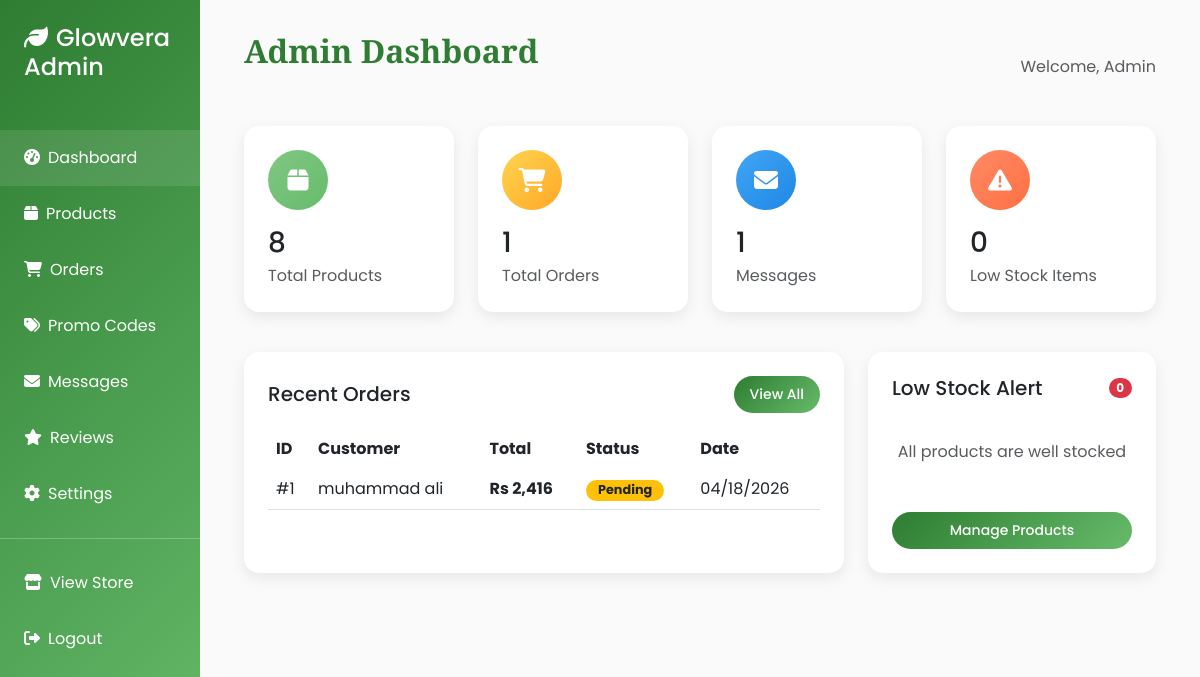
The app's page /admin/dashboard (signed in) with its own data.
### app.py (models this page shows)
class Order(db.Model):
    id = db.Column(db.Integer, primary_key=True)
    user_id = db.Column(db.Integer, db.ForeignKey('user.id'), nullable=True)
    customer_name = db.Column(db.String(100), nullable=False)
    customer_email = db.Column(db.String(120), nullable=False)
    customer_phone = db.Column(db.String(20))
    total_amount = db.Column(db.Float, nullable=False)
    tax_rate = db.Column(db.Float, default=0.08)
    tax_amount = db.Column(db.Float, default=0.0)
    shipping_fee = db.Column(db.Float, default=0.0)
    status = db.Column(db.String(20), default='pending')
    payment_method = db.Column(db.String(30), default='cod')
    shipping_address = db.Column(db.Text, nullable=False)
    discount_amount = db.Column(db.Float, default=0.0)
    promo_code = db.Column(db.String(50))
    created_at = db.Column(db.DateTime, default=datetime.utcnow)
    order_items = db.relationship('OrderItem', backref='order', lazy=True)

### app.py (the view)
@app.route('/admin/dashboard')
@admin_required
def admin_dashboard():
    total_products = Product.query.count()
    total_orders = Order.query.count()
    total_messages = ContactMessage.query.count()
    recent_orders = Order.query.order_by(Order.created_at.desc()).limit(5).all()
    low_stock_products = Product.query.filter(Product.stock_quantity < 10).all()
    return render_template('admin_dashboard.html',
                         total_products=total_products,
                         total_orders=total_orders,
                         total_messages=total_messages,
                         recent_orders=recent_orders,
                         low_stock_products=low_stock_products)

### app.py (called while the page is built)
@app.context_processor
def utility_processor():
    def format_price(price):
        if not price:
            price = 0
        symbol = NATIVE_CURRENCY['symbol']
        return f"{symbol} {int(price):,}"
    return dict(format_price=format_price, currency=NATIVE_CURRENCY)

@login_manager.user_loader
def load_user(user_id):
    return User.query.get(int(user_id))

def admin_required(f):
    @wraps(f)
    def decorated_function(*args, **kwargs):
        if not current_user.is_authenticated or not current_user.is_admin:
            flash('Unauthorized access. Admin privileges required.', 'error')
            return redirect(url_for('index'))
        return f(*args, **kwargs)
    return decorated_function

@app.after_request
def add_security_headers(response):
    response.headers['X-Content-Type-Options'] = 'nosniff'
    response.headers['X-Frame-Options'] = 'SAMEORIGIN'
    response.headers['X-XSS-Protection'] = '1; mode=block'
    if not app.debug:
        response.headers['Strict-Transport-Security'] = 'max-age=31536000; includeSubDomains'
    return response

### templates/admin_dashboard.html (shortened to what this page needs)
{% extends "admin_base.html" %}
{% set active_page = 'dashboard' %}
{% block admin_content %}
<div class="d-flex justify-content-between align-items-center mb-4">
    <h1 class="admin-title">Admin Dashboard</h1>
    <div>
        <span class="text-muted">Welcome, Admin</span>
    </div>
</div>
<div class="row mb-4">
    <div class="col-md-3 mb-3">
        <div class="stat-card">
            <div class="stat-icon products">
                <i class="fas fa-box"></i>
            </div>
            <h3 class="mb-1">{{ total_products }}</h3>
            <p class="text-muted mb-0">Total Products</p>
        </div>
    </div>
    <div class="col-md-3 mb-3">
        <div class="stat-card">
            <div class="stat-icon orders">
                <i class="fas fa-shopping-cart"></i>
            </div>
            <h3 class="mb-1">{{ total_orders }}</h3>
            <p class="text-muted mb-0">Total Orders</p>
        </div>
    </div>
    <div class="col-md-3 mb-3">
        <div class="stat-card">
            <div class="stat-icon messages">
                <i class="fas fa-envelope"></i>
            </div>
            <h3 class="mb-1">{{ total_messages }}</h3>
            <p class="text-muted mb-0">Messages</p>
        </div>
    </div>
    <div class="col-md-3 mb-3">
        <div class="stat-card">
            <div class="stat-icon stock">
                <i class="fas fa-exclamation-triangle"></i>
            </div>
            <h3 class="mb-1">{{ low_stock_products|length }}</h3>
            <p class="text-muted mb-0">Low Stock Items</p>
        </div>
    </div>
</div>
<div class="row">
    <div class="col-lg-8 mb-4">
        <div class="recent-orders h-100">
            <div class="d-flex justify-content-between align-items-center mb-3">
                <h5 class="mb-0">Recent Orders</h5>
                <a href="{{ url_for('admin_orders') }}" class="btn btn-primary btn-sm rounded-pill px-3">View All</a>
            </div>
            {% if recent_orders %}
            <div class="table-responsive">
                <table class="table table-hover align-middle">
                    <thead class="bg-light">
                        <tr>
                            <th class="border-0">ID</th>
                            <th class="border-0">Customer</th>
                            <th class="border-0">Total</th>
                            <th class="border-0">Status</th>
                            <th class="border-0">Date</th>
                        </tr>
                    </thead>
                    <tbody>
                        {% for order in recent_orders %}
                        <tr>
                            <td>#{{ order.id }}</td>
                            <td>{{ order.customer_name }}</td>
                            <td class="fw-bold">{{ format_price(order.total_amount) }}</td>
                            <td>
                                <span class="badge badge-status {% if order.status == 'pending' %}bg-warning{% elif order.status == 'delivered' %}bg-success{% else %}bg-info{% endif %} text-dark">
                                    {{ order.status.title() }}
                                </span>
                            </td>
                            <td>{{ order.created_at.strftime('%m/%d/%Y') }}</td>
                        </tr>
                        {% endfor %}
                    </tbody>
                </table>
            </div>
            {% else %}
            <div class="text-center py-4">
                <p class="text-muted mb-0">No recent orders</p>
            </div>
            {% endif %}
        </div>
    </div>
    <div class="col-lg-4 mb-4">
        <div class="recent-orders h-100">
            <div class="d-flex justify-content-between align-items-center mb-3">
                <h5 class="mb-0">Low Stock Alert</h5>
                <span class="badge bg-danger rounded-pill">{{ low_stock_products|length }}</span>
            </div>
            {% if low_stock_products %}
            <div class="list-group list-group-flush">
                {% for product in low_stock_products %}
                <div class="list-group-item d-flex justify-content-between align-items-center border-0 px-0">
                    <div>
                        <h6 class="mb-0 fw-bold">{{ product.name }}</h6>
                        <small class="text-muted">{{ product.category }}</small>
                    </div>
                    <span class="badge bg-danger bg-opacity-10 text-danger rounded-pill px-3">{{ product.stock_quantity }} left</span>
                </div>
                {% endfor %}
            </div>
            {% else %}
            <div class="text-center py-4">
                <p class="text-muted mb-0">All products are well stocked</p>
            </div>
            {% endif %}
            <div class="mt-4">
                <a href="{{ url_for('admin_products') }}" class="btn btn-primary btn-sm w-100 rounded-pill py-2">
                    Manage Products
                </a>
            </div>
        </div>
    </div>
</div>
{% endblock %}

### templates/admin_base.html (style rules this page uses)
:root { --primary-green: #2E7D32; --light-green: #66BB6A; --accent-green: #81C784; --pale-green: #E8F5E8; --warm-yellow: #FFD54F; }
body { font-family: 'Poppins', sans-serif; background-color: #FAFAFA; }
.admin-title { font-family: 'Playfair Display', serif; color: var(--primary-green); font-size: 2rem; font-weight: 700; margin-bottom: 2rem; }
.stat-card { background: white; border-radius: 15px; padding: 1.5rem; box-shadow: 0 5px 15px rgba(0,0,0,0.08); transition: all 0.3s ease; height: 100%; }
.stat-icon { width: 60px; height: 60px; border-radius: 50%; display: flex; align-items: center; justify-content: center; font-size: 1.5rem; margin-bottom: 1rem; }
.btn-primary { background: linear-gradient(135deg, var(--primary-green), var(--light-green)); border: none; border-radius: 25px; padding: 0.5rem 1.5rem; font-weight: 500; transition: all 0.3s ease; }

### templates/admin_dashboard.html (style rules this page uses)
.stat-icon.products { background: linear-gradient(135deg, var(--accent-green), var(--light-green)); color: white; }
.stat-icon.orders { background: linear-gradient(135deg, var(--warm-yellow), #FFA726); color: white; }
.stat-icon.messages { background: linear-gradient(135deg, #42A5F5, #1E88E5); color: white; }
.stat-icon.stock { background: linear-gradient(135deg, #FF8A65, #FF7043); color: white; }
.recent-orders { background: white; border-radius: 15px; padding: 1.5rem; box-shadow: 0 5px 15px rgba(0,0,0,0.08); }
.badge-status { padding: 0.25rem 0.75rem; border-radius: 20px; font-size: 0.8rem; }

### records on screen
Order: id "1", customer_name "muhammad ali", total_amount "Rs 2,416", status "Pending", created_at "04/18/2026"

### other values on screen
{{ total_products }} "8"
{{ total_orders }} "1"
{{ total_messages }} "1"
{{ low_stock_products|length }} "0"
